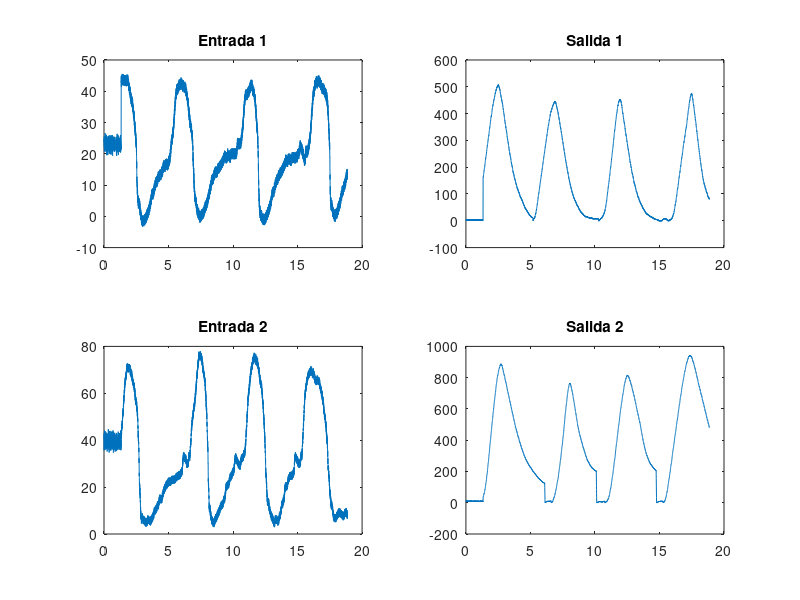
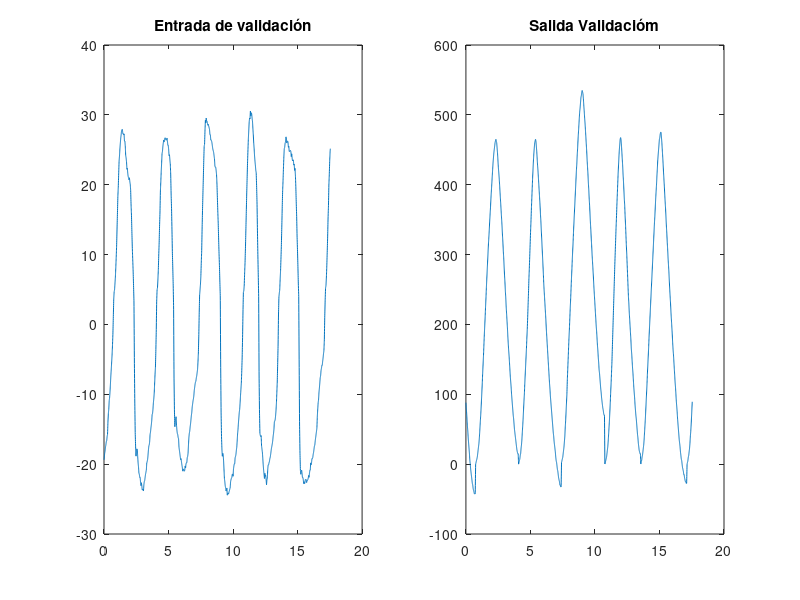
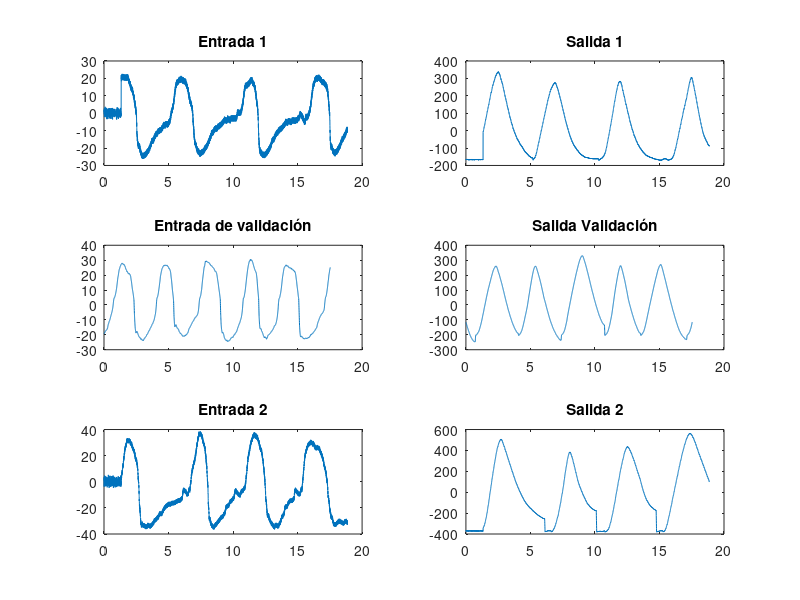
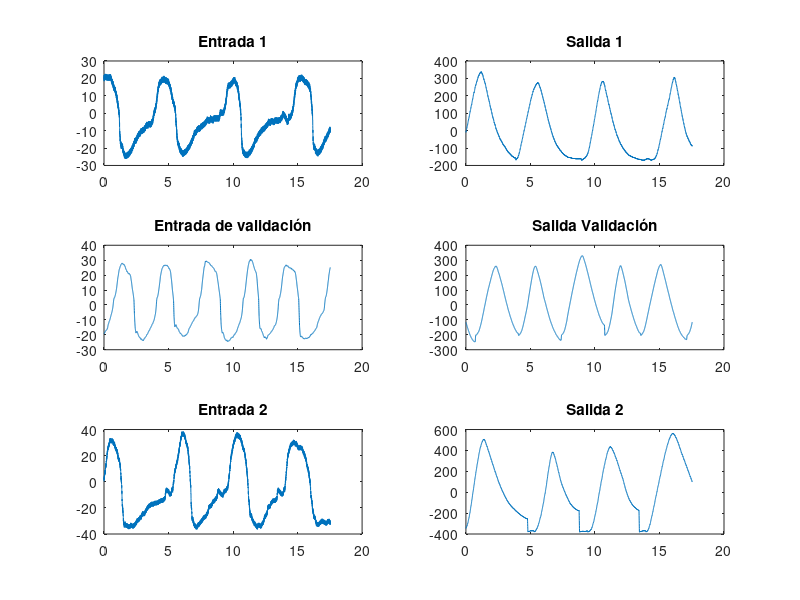

Reproduce these figures in MATLAB, in order. (Note: this script raises an error after producing the figures.)
%% Carga
clc; clear all; close all;
load("Experimento_A.mat")
global u2 y2 t2
t1=t1.';
t2=t2.';
%% 0.1 Exploración de los datos
figure()
subplot(2,2,1)
plot(t1,u1)
title("Entrada 1")
subplot(2,2,2)
plot(t1,y1)
title("Salida 1")
subplot(2,2,3)
plot(t2,u2)
title("Entrada 2")
subplot(2,2,4)
plot(t2,y2)
title("Salida 2")
%% 
figure()
subplot(1,2,1)
plot(tv,uv)
title("Entrada de validación")
subplot(1,2,2)
plot(tv,yv)
title("Salida Validacióm")
%% 1 Filtrados iniciales
%% Recorte offset 
pos_off=find(t1<=1.33);
u1=u1-ones(size(u1,1),1)*mean(u1(pos_off)); 
u2=u2-ones(size(u2,1),1)*mean(u2(pos_off)); 
%No se alcanza a ver claramente el punto estable
y1=y1-ones(size(y1,1),1)*mean(y1); 
yv=yv-ones(size(yv,1),1)*mean(yv);
y2=y2-ones(size(y2,1),1)*mean(y2); 
%No se le hacen cambios a uv ya que parece no tener offset aparente
%% Grafica
figure()
subplot(3,2,1)
plot(t1,u1)
title("Entrada 1")
subplot(3,2,2)
plot(t1,y1)
title("Salida 1")
subplot(3,2,3)
plot(tv,uv)
title("Entrada de validación")
subplot(3,2,4)
plot(tv,yv)
title("Salida Validación")
subplot(3,2,5)
plot(t2,u2)
title("Entrada 2")
subplot(3,2,6)
plot(t2,y2)
title("Salida 2")
%% Recorte de los perdiodos de la señal
% para la primera a travez del grafico y con data tips se puede observar el
% periodo en el intervalo de 1.3 a 5.3
recorte=find((1.33<=t1));

t1=t1(recorte)-1.33;
u1=u1(recorte);
y1=y1(recorte);
recorte=find(1.33<=t2);
t2=t2(recorte)-1.33;
u2=u2(recorte);
y2=y2(recorte);
%% Grafica
figure()
subplot(3,2,1)
plot(t1,u1)
title("Entrada 1")
subplot(3,2,2)
plot(t1,y1)
title("Salida 1")
subplot(3,2,3)
plot(tv,uv)
title("Entrada de validación")
subplot(3,2,4)
plot(tv,yv)
title("Salida Validación")
subplot(3,2,5)
plot(t2,u2)
title("Entrada 2")
subplot(3,2,6)
plot(t2,y2)
title("Salida 2")
%% Filtrado
% En este caso la señal de entrada de prueba tiene bastante ruido, así que
% utilizaremos un filtrado por fourier
[T,f,p1] = No_Aprendi_nada_en_fourier(u1,t1);
[T2,f2,p12] = No_Aprendi_nada_en_fourier(u2,t2);
%% Grafica
figure()
plot(f,p1)
figure()
plot(f2,p12)
%% Aplicación del filtro
fs=(1/T(1))/2; %Niquist
fs2=(1/T2(1))/2;
% Frecuencias raras vistas en la grafica anterior
u1 = fn_filtro(T,u1,2,[59,61]);
[num,dem]=butter(2,59/fs,"low"); %Se hace un pasa bajas
u1=filtfilt(num,dem,u1);
figure()
freqz(num,dem,4000,fs)
u2 = fn_filtro(T2,u2,2,[59,61]);
[num,dem]=butter(2,59/fs2,"low"); %Se hace un pasa bajas
u2=filtfilt(num,dem,u2);
figure()
freqz(num,dem,4000,fs)
%% Grafica
figure()
subplot(2,2,1)
plot(t1,u1)
title("Entrada 1")
subplot(2,2,2)
plot(t1,y1)
title("Salida 1")
subplot(2,2,3)
plot(t2,u2)
title("Entrada 2")
subplot(2,2,4)
plot(t2,y2)
title("Salida 2")
%En este casi ya no encontramos tanto ruido en la grafica
%% Downsample 
ts=min(diff(t1)); %Se ecuentra la frecuencia de muestreo
fs=1/ts; %Se establece el periodo 
%Se establecen varios valores de prueba para elegir un downsample adecuado
fsn1 = fs; 
fsn2 = fs/2;
fsn3 = fs/3;
%%
n=round(fs/fsn2); %Cambiar dependiendo de la necesidad

t1=downsample(t1,n);
u1=downsample(u1,n);
uv=downsample(uv,n);
y1=downsample(y1,n);
yv=downsample(yv,n);
tv=downsample(tv,n);
%% 
%Se grafiacan los resultados del downsample

%% 2 Parametricas  
%Iniciamos los data
data_1=iddata(y1,u1,1/fsn2);
data_2=iddata(yv,uv,1/fsn2);
%% 2.1 ARX
NN=struc(1:3,1:3,1:3);
%Estimando el modelo
v=arxstruc(data_1,data_2,NN);
%Para error y orden a partir de los coeficientes
[orden_arx,vmod]=selstruc(v,"AIC");
%Ya conociendo los coeficientes se construye el modelo
M_ARX=arx(data_1,orden_arx);
present(M_ARX)
%%
%Comparamos el modelo con los datos reales
figure()
[yarx,fit_ev_arx,xarx,yarx2,fit_val_arx,xarx2,e_]=comparedata(M_ARX,data_1,data_2,"(ARX)")
%% Error de las salidas
e_arx=errorr(yarx2.y,data_2.y); %Se compara el error con el modelo encontrado
%% AIC por funcion directa
Vmin_arx=aic(M_ARX,"AIC") %Se hace para así tener valores similares debido a la diferencia de como calcula el Acaike el selstruc y la función aic
%% 2.2 ARMAX
%Se crean las estructuras
na = 1:3;
nb = 1:3;
nc = 1:3;
nk= 0:3;
NN = struc(na,nb,nc,nk); 
%Se inicia un campo de celdas del tamaño de la estructura
modelsarmax = cell(size(NN,1),1);
for ct = 1:size(NN,1)
   modelsarmax{ct,2} = NN(ct,:); %Se almacena el orden de los coeficientes para su posterior comparación
   modelsarmax{ct} = armax(data_1, NN(ct,:)); %Se almacena la información de cada modelo con los diferentes coeficientes en cada celda para su mejor comparación
end
%% AIC
V = aic(modelsarmax{:,1},'AIC'); %Se evaluan todos los modelos mediante el criterio de información de acaike y se almacena en V
[Vmin_armax,I1] = min(V); %Se toma la fila del minimo valor de V, lo cual extrae tanto el mejor modelo por el criterio de información como el orden de los coeficientes
M_armax=modelsarmax{I1,1}; %Se establece una variable individual para el modelo
present(M_armax) %Se muestra el modelo
%%
figure()
[yarmax,fit_ev_armax,xarmax,yarmax2,fit_val_armax,xarmax2,e_armax]=comparedata(M_armax,data_1,data_2,"(ARMAX)") %Se compara el modelo y se imprime la información pertinente
%% 2.3 Oe
%En este caso los siguentes modelos siguen el mismo orden que ARMAX solo
%que  en estos casos cambian el numero de coeficientes a encontrar
nf = 1:3;
nb = 1:3;
nk = 0:3;
NN = struc(nf,nb,nk); 
modelsoe = cell(size(NN,1),1);
for ct = 1:size(NN,1)
   modelsoe{ct,2} = NN(ct,:);
   modelsoe{ct} = oe(data_1, NN(ct,:));
end
%% AIC
V = aic(modelsoe{:,1},'AIC');
[Vmin_Oe,I2] = min(V);
M_oe=modelsoe{I2,1};
present(M_oe)
%%
figure()
[yoe,fit_ev_oe,xoe,yoe2,fit_val_oe,xoe2,e_oe]=comparedata(M_oe,data_1,data_2,"(OE)")
%% 2.4 Bj
nb = 1:3;
nc = 1:3;
nd = 1:3;
nf= 0:3;
nk=0:3;
NN = struc(nb,nc,nd,nf,nk); 
modelsbj = cell(size(NN,1),1);
for ct = 1:size(NN,1)
   modelsbj{ct,2} = NN(ct,:);
   modelsbj{ct} = bj(data_1, NN(ct,:));
end
%% AIC
V = aic(modelsbj{:,1},'AIC');
[Vmin_Bj,I3] = min(V);
M_bj=modelsbj{I3,1};
present(M_bj)
%%
figure()
[ybj,fit_ev_bj,xbj,ybj2,fit_val_bj,xbj2,e_bj]=comparedata(M_bj,data_1,data_2,"(BJ)")
%% 3 Analisis de sensibilidad
% Validación del modelo encontrado en tiempo
M_oe_c = d2c(M_oe,'tustin');
%oe
y_pred_oe = lsim(M_oe_c,u1,t1);
y_pred_oe_v = lsim(M_oe_c,uv,tv);
figure()
subplot(211)
plot(t1,y1,t1,y_pred_oe)
legend('Y','Y predicha por OE')
title('Salida real Vs. predicha (evaluación)')
xlabel('Tiempo(s)')
ylabel('Amplitud')
subplot(212)
plot(tv,yv,tv,y_pred_oe_v)
legend('Y','Y predicha por OE')
title('Salida real Vs. predicha (validación)')
xlabel('Tiempo(s)')
ylabel('Amplitud')
%% extración de coeficientes 
%Funcion transferencia
H=tf(M_oe_c)
[num,dem]=tfdata(H,"v");
pararef=[num(1) num(2) num(3) num(4) dem(1) dem(2) dem(3) dem(4)];
step=2;
range=[-50 50];
[J,para_change]= fn_sensible(pararef,step,range); %Recordar cambiar la funcion a evaluar
%% Graf sensible
figure()
for i=1:length(pararef)
    plot(para_change,J(:,i))
    hold on
end
legend("A","B","C","D","E","F","G","H")

%% Optimización 
B=pararef(2);
C=pararef(3);
G=pararef(6);
F=pararef(7);
theta_ini=[B C G F]; %Aplicamos un valor semilla a partir de los coeficiente de referencia y como estos interactuan con la ecuación
%Recordar cambiar el Thetha ini
%Cambiar los parametros en la de coste también
[thetha,Fval,exitflag,output]=fminsearch("fn_coste",theta_ini); %Buscanos el minimo error con esos valores
disp(' ')
disp(' Final parameter values: ')
disp(thetha);
disp(output)
%% Graficar coste
figure()
num(2)=thetha(1);
num(3)=thetha(2);
dem(2)=thetha(2);
dem(3)=thetha(4);
Hs=tf(num,dem);
ypred=lsim(Hs,u2,t2);
plot(t2,ypred,t2,y2)
legend("Predicha", "real")
%% funciones

function [T,f,p1] = No_Aprendi_nada_en_fourier(in_r,t)
Y=fft(in_r); %Transoformada rapida
L=length(in_r); %N puntos de la función
p2=abs(Y/L); 
p1=p2(1:((L/2)+1)); %Ajuste del largo 
p1(2:end-1)=2*p1(2:end-1);
T=diff(t);%Frecuencia de muestreo, da un vector entonces por eso solo se toma el primer valor
f=1/T(1)*(0:(L/2))/L;%X en terminos de frecuencia
end
function in_filt = fn_filtro(T,in_r,orden,rango)
Fs=(1/T(1))/2; 
[num,dem]=butter(orden,rango./Fs,"stop"); %Primer factor es el orden, el segundo es la frecuencia que se desea filtrar, y como sabemos la frecuencia tenemos que pasarla a numeros de muestras por eso se divide punto a punto con Fs
in_filt=filtfilt(num,dem,in_r); % aca se esta aplicando el filtro
end
function [yy,fitt,xx,yy2,fitt2,xx2,Error]=comparedata(modelo,data_1cop,data_2cop,titulo)
    subplot(2,1,1)
    [yy,fitt,xx]=compare(data_1cop,modelo); %para guardar el fit
    compare(data_1cop,modelo)  %para graficar
    title("Datos evaluación "+titulo)
    subplot(2,1,2)
    [yy2,fitt2,xx2]=compare(data_2cop,modelo);
    compare(data_2cop,modelo)
    Error=errorr(yy2.y,data_2cop.y); % Error calculado con función propia
    title("Datos validación "+titulo)
end
function err = errorr(x1,x2)
L1=length(x1);
E=x1-x2;
err=sqrt(sum(E.^2,"omitnan"))/L1;
end